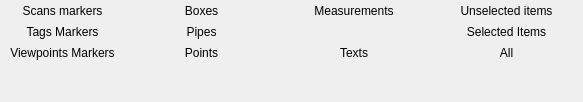
<?xml version="1.0" encoding="UTF-8"?>
<ui version="4.0">
 <class>ToolBarShowHideGroup</class>
 <widget class="QWidget" name="ToolBarShowHideGroup">
  <property name="geometry">
   <rect>
    <x>0</x>
    <y>0</y>
    <width>583</width>
    <height>102</height>
   </rect>
  </property>
  <property name="windowTitle">
   <string>Form</string>
  </property>
  <layout class="QGridLayout" name="gridLayout">
   <property name="leftMargin">
    <number>3</number>
   </property>
   <property name="topMargin">
    <number>0</number>
   </property>
   <property name="rightMargin">
    <number>3</number>
   </property>
   <property name="bottomMargin">
    <number>0</number>
   </property>
   <property name="horizontalSpacing">
    <number>6</number>
   </property>
   <property name="verticalSpacing">
    <number>0</number>
   </property>
   <item row="2" column="1">
    <widget class="QToolButton" name="ShowHidePipesButton">
     <property name="sizePolicy">
      <sizepolicy hsizetype="Minimum" vsizetype="Fixed">
       <horstretch>0</horstretch>
       <verstretch>0</verstretch>
      </sizepolicy>
     </property>
     <property name="text">
      <string>Pipes</string>
     </property>
     <property name="icon">
      <iconset resource="../../../openscantools.qrc">
       <normaloff>:/icons/100x100/show.png</normaloff>:/icons/100x100/show.png</iconset>
     </property>
     <property name="iconSize">
      <size>
       <width>16</width>
       <height>16</height>
      </size>
     </property>
     <property name="toolButtonStyle">
      <enum>Qt::ToolButtonTextBesideIcon</enum>
     </property>
     <property name="autoRaise">
      <bool>true</bool>
     </property>
    </widget>
   </item>
   <item row="1" column="0">
    <widget class="QToolButton" name="ShowHideScanButton">
     <property name="sizePolicy">
      <sizepolicy hsizetype="Minimum" vsizetype="Fixed">
       <horstretch>0</horstretch>
       <verstretch>0</verstretch>
      </sizepolicy>
     </property>
     <property name="text">
      <string>Scans markers</string>
     </property>
     <property name="icon">
      <iconset resource="../../../openscantools.qrc">
       <normaloff>:/icons/100x100/show.png</normaloff>:/icons/100x100/show.png</iconset>
     </property>
     <property name="iconSize">
      <size>
       <width>16</width>
       <height>16</height>
      </size>
     </property>
     <property name="toolButtonStyle">
      <enum>Qt::ToolButtonTextBesideIcon</enum>
     </property>
     <property name="autoRaise">
      <bool>true</bool>
     </property>
    </widget>
   </item>
   <item row="5" column="0">
    <spacer name="verticalSpacer">
     <property name="orientation">
      <enum>Qt::Vertical</enum>
     </property>
     <property name="sizeHint" stdset="0">
      <size>
       <width>0</width>
       <height>0</height>
      </size>
     </property>
    </spacer>
   </item>
   <item row="1" column="1">
    <widget class="QToolButton" name="ShowClippingsButton">
     <property name="sizePolicy">
      <sizepolicy hsizetype="Minimum" vsizetype="Fixed">
       <horstretch>0</horstretch>
       <verstretch>0</verstretch>
      </sizepolicy>
     </property>
     <property name="text">
      <string>Boxes</string>
     </property>
     <property name="icon">
      <iconset resource="../../../openscantools.qrc">
       <normaloff>:/icons/100x100/show.png</normaloff>:/icons/100x100/show.png</iconset>
     </property>
     <property name="toolButtonStyle">
      <enum>Qt::ToolButtonTextBesideIcon</enum>
     </property>
     <property name="autoRaise">
      <bool>true</bool>
     </property>
    </widget>
   </item>
   <item row="2" column="0">
    <widget class="QToolButton" name="ShowHideTagButton">
     <property name="sizePolicy">
      <sizepolicy hsizetype="Minimum" vsizetype="Fixed">
       <horstretch>0</horstretch>
       <verstretch>0</verstretch>
      </sizepolicy>
     </property>
     <property name="text">
      <string>Tags Markers</string>
     </property>
     <property name="icon">
      <iconset resource="../../../openscantools.qrc">
       <normaloff>:/icons/100x100/show.png</normaloff>:/icons/100x100/show.png</iconset>
     </property>
     <property name="iconSize">
      <size>
       <width>16</width>
       <height>16</height>
      </size>
     </property>
     <property name="toolButtonStyle">
      <enum>Qt::ToolButtonTextBesideIcon</enum>
     </property>
     <property name="autoRaise">
      <bool>true</bool>
     </property>
    </widget>
   </item>
   <item row="3" column="1">
    <widget class="QToolButton" name="ShowHidePointsButton">
     <property name="sizePolicy">
      <sizepolicy hsizetype="Minimum" vsizetype="Fixed">
       <horstretch>0</horstretch>
       <verstretch>0</verstretch>
      </sizepolicy>
     </property>
     <property name="text">
      <string>Points</string>
     </property>
     <property name="icon">
      <iconset resource="../../../openscantools.qrc">
       <normaloff>:/icons/100x100/show.png</normaloff>:/icons/100x100/show.png</iconset>
     </property>
     <property name="toolButtonStyle">
      <enum>Qt::ToolButtonTextBesideIcon</enum>
     </property>
     <property name="autoRaise">
      <bool>true</bool>
     </property>
    </widget>
   </item>
   <item row="3" column="4">
    <widget class="QToolButton" name="ShowHideAll">
     <property name="sizePolicy">
      <sizepolicy hsizetype="Minimum" vsizetype="Fixed">
       <horstretch>0</horstretch>
       <verstretch>0</verstretch>
      </sizepolicy>
     </property>
     <property name="text">
      <string>All</string>
     </property>
     <property name="icon">
      <iconset resource="../../../openscantools.qrc">
       <normaloff>:/icons/100x100/show.png</normaloff>:/icons/100x100/show.png</iconset>
     </property>
     <property name="toolButtonStyle">
      <enum>Qt::ToolButtonTextBesideIcon</enum>
     </property>
     <property name="autoRaise">
      <bool>true</bool>
     </property>
    </widget>
   </item>
   <item row="1" column="2">
    <widget class="QToolButton" name="ShowHideMeasurementsButton">
     <property name="sizePolicy">
      <sizepolicy hsizetype="Minimum" vsizetype="Fixed">
       <horstretch>0</horstretch>
       <verstretch>0</verstretch>
      </sizepolicy>
     </property>
     <property name="text">
      <string>Measurements</string>
     </property>
     <property name="icon">
      <iconset resource="../../../openscantools.qrc">
       <normaloff>:/icons/100x100/show.png</normaloff>:/icons/100x100/show.png</iconset>
     </property>
     <property name="iconSize">
      <size>
       <width>16</width>
       <height>16</height>
      </size>
     </property>
     <property name="toolButtonStyle">
      <enum>Qt::ToolButtonTextBesideIcon</enum>
     </property>
     <property name="autoRaise">
      <bool>true</bool>
     </property>
    </widget>
   </item>
   <item row="1" column="4">
    <widget class="QToolButton" name="ShowHideUnselectedButton">
     <property name="sizePolicy">
      <sizepolicy hsizetype="Minimum" vsizetype="Fixed">
       <horstretch>0</horstretch>
       <verstretch>0</verstretch>
      </sizepolicy>
     </property>
     <property name="text">
      <string>Unselected items</string>
     </property>
     <property name="icon">
      <iconset resource="../../../openscantools.qrc">
       <normaloff>:/icons/100x100/show.png</normaloff>:/icons/100x100/show.png</iconset>
     </property>
     <property name="toolButtonStyle">
      <enum>Qt::ToolButtonTextBesideIcon</enum>
     </property>
     <property name="autoRaise">
      <bool>true</bool>
     </property>
    </widget>
   </item>
   <item row="2" column="4">
    <widget class="QToolButton" name="ShowHideSelectedButton">
     <property name="sizePolicy">
      <sizepolicy hsizetype="Minimum" vsizetype="Fixed">
       <horstretch>0</horstretch>
       <verstretch>0</verstretch>
      </sizepolicy>
     </property>
     <property name="text">
      <string>Selected Items</string>
     </property>
     <property name="icon">
      <iconset resource="../../../openscantools.qrc">
       <normaloff>:/icons/100x100/show.png</normaloff>:/icons/100x100/show.png</iconset>
     </property>
     <property name="toolButtonStyle">
      <enum>Qt::ToolButtonTextBesideIcon</enum>
     </property>
     <property name="autoRaise">
      <bool>true</bool>
     </property>
    </widget>
   </item>
   <item row="3" column="0">
    <widget class="QToolButton" name="ShowHideViewpointButton">
     <property name="text">
      <string>Viewpoints Markers</string>
     </property>
     <property name="icon">
      <iconset resource="../../../openscantools.qrc">
       <normaloff>:/icons/100x100/show.png</normaloff>:/icons/100x100/show.png</iconset>
     </property>
     <property name="toolButtonStyle">
      <enum>Qt::ToolButtonTextBesideIcon</enum>
     </property>
     <property name="autoRaise">
      <bool>true</bool>
     </property>
    </widget>
   </item>
   <item row="3" column="2">
    <widget class="QToolButton" name="ShowHideMarkersTextButton">
     <property name="sizePolicy">
      <sizepolicy hsizetype="Minimum" vsizetype="Fixed">
       <horstretch>0</horstretch>
       <verstretch>0</verstretch>
      </sizepolicy>
     </property>
     <property name="text">
      <string>Texts</string>
     </property>
     <property name="icon">
      <iconset resource="../../../openscantools.qrc">
       <normaloff>:/icons/100x100/show.png</normaloff>:/icons/100x100/show.png</iconset>
     </property>
     <property name="toolButtonStyle">
      <enum>Qt::ToolButtonTextBesideIcon</enum>
     </property>
     <property name="autoRaise">
      <bool>true</bool>
     </property>
    </widget>
   </item>
  </layout>
 </widget>
 <tabstops>
  <tabstop>ShowHideScanButton</tabstop>
  <tabstop>ShowHideTagButton</tabstop>
  <tabstop>ShowHideViewpointButton</tabstop>
  <tabstop>ShowClippingsButton</tabstop>
  <tabstop>ShowHidePipesButton</tabstop>
  <tabstop>ShowHidePointsButton</tabstop>
  <tabstop>ShowHideMeasurementsButton</tabstop>
  <tabstop>ShowHideMarkersTextButton</tabstop>
  <tabstop>ShowHideUnselectedButton</tabstop>
  <tabstop>ShowHideSelectedButton</tabstop>
  <tabstop>ShowHideAll</tabstop>
 </tabstops>
 <resources>
  <include location="../../../openscantools.qrc"/>
 </resources>
 <connections/>
</ui>
